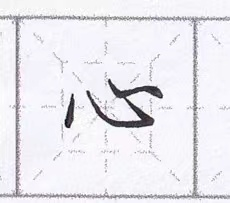
#> input picture samples/心.jpeg, 230 x 203 px
$ python -i utils.py   (imports and definitions only)
#> lines starting #> are read from the running program, lines starting #| are printed output that depends on the picture; after the words box and inside, x2 and y2 are one past the last pixel; in counts of white or black regions, pixels touching at a corner belong together
import cv2
import numpy as np
import matplotlib
# [1 line not run here, left out]
import matplotlib.pyplot as plt
from IPython.display import Image, clear_output

import warnings
# [1 line not run here, left out]

# [70 lines left out: functions load_image, order_points, four_point_transform, select_points, not called in this run]

def resize(image: np.ndarray, dim = (200, 200)):
    resized = cv2.resize(image, dim, interpolation = cv2.INTER_AREA)
    return resized

def get_color(image: np.ndarray, recolor = True):
#> called with recolor = True
    mask = image < 150
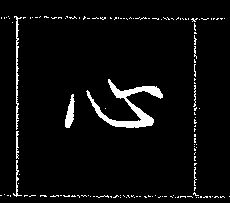
#> mask: shape (203, 230) bool; 4.6% white; 138 white regions (130 under 20 px), largest, box (x1, y1, x2, y2) and area: (86, 79, 163, 128) 1008, (14, 16, 22, 130) 228, (65, 94, 75, 128) 191
    recolored = cv2.merge([image, image, image])
    if recolor:
        recolored[mask] = [255, 0, 0]
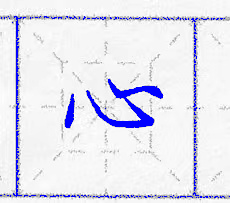
#> recolored: shape (203, 230, 3); mean of channels 0, 1, 2 241.2, 229.4, 229.4; drawn as B, G, R
    return resize(recolored)
#> in resize, `resized = cv2.resize(image, dim, interpolation = cv2.INTER_AREA)`:
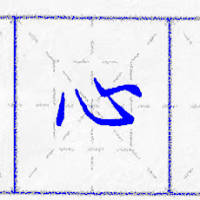
#> resized: shape (200, 200, 3); mean of channels 0, 1, 2 241.2, 229.4, 229.4; drawn as B, G, R

# [11 lines left out: function get_overlay, not called in this run]

>>> import cv2
>>> picture = cv2.imread('samples/心.jpeg', cv2.IMREAD_GRAYSCALE)
>>> result = get_color(picture)

$ run again, on samples/心_corrected.jpeg
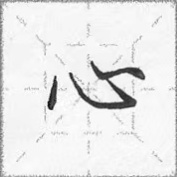
#> input picture samples/心_corrected.jpeg, 177 x 177 px
#> picture is the input picture: shape (177, 177); min 16, max 255, mean 233
#> in get_color, `mask = image < 150`:
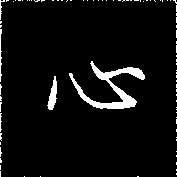
#> mask: shape (177, 177) bool; 4.9% white; 87 white regions (82 under 20 px), largest, box (x1, y1, x2, y2) and area: (69, 61, 145, 109) 987, (47, 76, 57, 110) 184, (0, 29, 2, 82) 65, (0, 0, 5, 20) 30, (0, 113, 2, 132) 23
#> recolored: shape (177, 177, 3); 4.94% of pixels changed, all inside (x1, y1, x2, y2) = (0, 0, 177, 177)
#> in resize, `resized = cv2.resize(image, dim, interpolation = cv2.INTER_AREA)`:
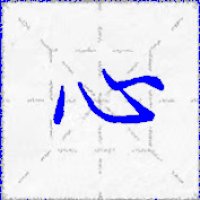
#> resized: shape (200, 200, 3); mean of channels 0, 1, 2 241.2, 228.6, 228.6; drawn as B, G, R

$ run again, on samples/洫.jpeg
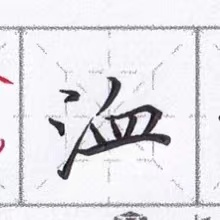
#> input picture samples/洫.jpeg, 220 x 220 px
#> in get_color, `mask = image < 150`:
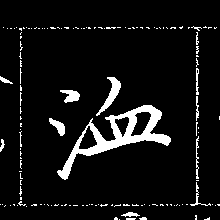
#> mask: shape (220, 220) bool; 7.5% white; 140 white regions (127 under 20 px), largest, box (x1, y1, x2, y2) and area: (57, 105, 171, 180) 1980, (96, 77, 121, 116) 290, (60, 90, 80, 103) 159
#> in resize, `resized = cv2.resize(image, dim, interpolation = cv2.INTER_AREA)`:
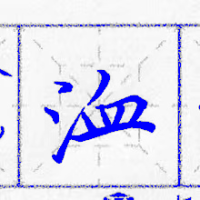
#> resized: shape (200, 200, 3); mean of channels 0, 1, 2 241, 222, 222; drawn as B, G, R
